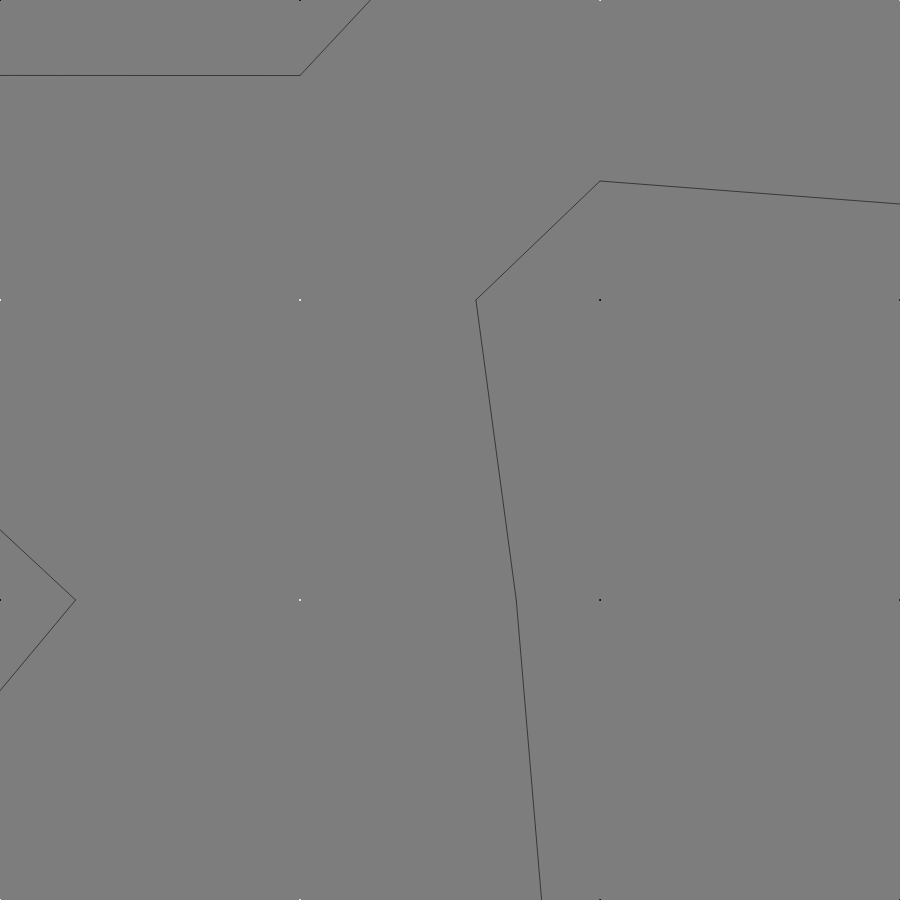
Frame 1 (no input)
Frame 60 (no input): identical to frame 1, image omitted
Frame 120 (the mouse pressed at the canvas centre since frame 60): identical to frame 1, image omitted

The p5.js sketch that drew this single still picture (run headless with seeded random() and noise() and a simulated clock; from frame 60 on, the mouse is pressed at the canvas centre):

// p5.js sketch
// ── sketch.js
var grid;
var actor;

function setup() {
   createCanvas(900, 900);

   let gridXSize = 300;
   let gridYSize = 300;
   let binaryThreshold = 0.4;
   grid = new MarchingSquares(gridXSize, gridYSize, binaryThreshold);
   grid.setupGrid();
   grid.removeSingleIslands();
   grid.buildMap();
   grid.calculateLines();
}

function draw() {
   background(125);
   grid.drawGrid();
   grid.drawLines();

   if (typeof actor !== 'undefined') {
      actor.move(grid.getSurroundingCells(actor.position));
      actor.draw();
   }

}

function mouseClicked() {
   if (typeof actor === 'undefined') {
      console.log("Spawn actor");
      actor = new Actor(mouseX, mouseY, 20);
   }
}

// ── Actor.js
class Actor {
   constructor(x, y, size) {
      this.size = size;
      this.speed = 2;
      this.position = createVector(x, y);
   }

   draw() {
      stroke(0);
      fill(255, 0, 0);
      circle(this.position.x, this.position.y, this.size);
   }

   move(surroundingCells) {
      var xDirection = 0;
      var yDirection = 0;

      if (keyIsDown(LEFT_ARROW)) {
         xDirection = -1;
      }

      if (keyIsDown(RIGHT_ARROW)) {
         xDirection = 1;
      }

      if (keyIsDown(UP_ARROW)) {
         yDirection = -1;
      }

      if (keyIsDown(DOWN_ARROW)) {
         yDirection = 1;
      }

      var vectors = this.getVectorToClosestLine(surroundingCells);

      var canMove = true;
      for (let v of vectors) {
         stroke(0);
         line(this.position.x, this.position.y, v.x, v.y);
      }

      if (canMove) {
         this.position.add(xDirection * this.speed, yDirection * this.speed);
      }
   }

   getVectorToClosestLine(surroundingCells) {
      var closestVectors = [];

      for (let cell of surroundingCells) {
         for (let gridLine of cell.lines) {
            var x0 = this.position.x;
            var y0 = this.position.y;
            var x1 = gridLine.end.x;
            var y1 = gridLine.end.y;
            var x2 = gridLine.start.x;
            var y2 = gridLine.start.y;

            // https://math.stackexchange.com/questions/274712/calculate-on-which-side-of-a-straight-line-is-a-given-point-located
            var lineNormalDotproduct = (x0 - x1) * (y2 - y1) - (y0 - y1) * (x2 - x1);
            var distance = abs(lineNormalDotproduct) / sqrt((x2 - x1) ** 2 + (y2 - y1) ** 2);

            var lineVector = createVector(gridLine.end.x - gridLine.start.x, gridLine.end.y - gridLine.start.y);
            var angle = PI / 2 + this.position.angleBetween(lineVector);
            var v1 = this.position.copy();
            v1.setMag(distance);

            if (lineNormalDotproduct < 0) {
               v1.rotate(angle);
            } else if (lineNormalDotproduct > 0) {
               v1.rotate(PI + angle);
            }

            v1.add(this.position);
            var lineSize = gridLine.start.dist(gridLine.end);
            var d1 = v1.dist(gridLine.start);
            var d2 = v1.dist(gridLine.end);
            if (d1 >= lineSize || d2 >= lineSize) {
               if (d1 > d2) {
                  v1 = createVector(gridLine.end.x, gridLine.end.y);
               } else {
                  v1 = createVector(gridLine.start.x, gridLine.start.y);
               }
            }

            closestVectors.push(v1);
         }
      }

      return closestVectors;
   }
}
// ── MarchingSquares.js
class MarchingSquares {
   constructor(gridXSize, gridYSize, binaryThreshold) {
      this.binaryThreshold = binaryThreshold;
      this.pointGrid = [];
      this.cellGrid = [];
      this.gridXSize = gridXSize;
      this.gridYSize = gridYSize;
      // Add +1 to get points at the edges of the canvas
      this.numXPoints = floor(width / gridXSize) + 1;
      this.numYPoints = floor(width / gridYSize) + 1;
      this.numXCells = this.numXPoints - 1;
      this.numYCells = this.numYPoints - 1;
   }

   setupGrid() {
      for (let x = 0; x < this.numXPoints; x++) {
         this.pointGrid[x] = [];
         for (let y = 0; y < this.numYPoints; y++) {
            // Values should never be equal to 0 or 1
            const epsilon = 1e-2;
            var value = random(0 + epsilon, 1 - epsilon);
            var binaryValue = 0;

            if (value <= this.binaryThreshold) {
               binaryValue = 1;
            }

            this.pointGrid[x][y] = {binary: binaryValue, value: value}
         }
      }
   }

   removeSingleIslands() {
      for (let x = 1; x < this.numXPoints - 1; x++) {
         for (let y = 1; y < this.numYPoints - 1; y++) {
            var surroundedByOnes = (this.pointGrid[x - 1][y].binary == 1 &&
                                    this.pointGrid[x + 1][y].binary == 1 &&
                                    this.pointGrid[x][y - 1].binary == 1 &&
                                    this.pointGrid[x][y + 1].binary == 1);
            var surroundedByZeros = (this.pointGrid[x - 1][y].binary == 0 &&
                                     this.pointGrid[x + 1][y].binary == 0 &&
                                     this.pointGrid[x][y - 1].binary == 0 &&
                                     this.pointGrid[x][y + 1].binary == 0);
            if (surroundedByOnes) {
               this.pointGrid[x][y].binary = 1;
            } else if(surroundedByZeros) {
               this.pointGrid[x][y].binary = 0;
            }
         }
      }
   }

   drawGrid() {
      for (let x = 0; x < this.numXPoints; x++) {
         for (let y = 0; y < this.numYPoints; y++) {
           stroke(this.pointGrid[x][y].binary * 255);
           fill(this.pointGrid[x][y].binary * 255);
           circle(x * this.gridXSize, y * this.gridYSize, 1);
         }
       }
   }

   buildMap() {
      // (x, y) will be the top left corner of each cell
      for (let x = 0; x < this.numXCells; x++) {
         this.cellGrid[x] = [];

         for (let y = 0; y < this.numXCells; y++) {
            var index = 0;
            // Represent the corners by a 4-bit number, top left is MSB and bottom left is LSB
            index = index | this.pointGrid[x][y].binary << 3;
            index = index | this.pointGrid[x + 1][y].binary << 2;
            index = index | this.pointGrid[x + 1][y + 1].binary << 1;
            index = index | this.pointGrid[x][y + 1].binary << 0;

            this.cellGrid[x][y] = {index: index, lines: []};
         }
      }
   }

   /**
    * "Interpolated" value between two corners
    * @param {number} lowValue refers to the corner with the lowest x or y coordinate
    * @param {number} highValue refers to the corner with the largest x or y coordinate
    */
   getInterpolatedValue(lowValue, highValue) {
      const valueRange = 2; // diff can have values in [-1, 1]
      const desiredValueRange = 1; // Size of desired range [0, 1]
      var diff = highValue - lowValue;

      // This is valid as long ass the diff values are centered around 0
      var mappedValue = (diff + desiredValueRange) / (valueRange / desiredValueRange);

      return mappedValue;
   }

   getSurroundingCells(positionVector) {
      var currentCellxIndex = floor(positionVector.x / this.gridXSize);
      var currentCellyIndex = floor(positionVector.y / this.gridYSize);
      var surroundingCells = [this.cellGrid[currentCellxIndex][currentCellyIndex]];

      if (currentCellxIndex > 0) {
         surroundingCells.push(this.cellGrid[currentCellxIndex - 1][currentCellyIndex]);
      }

      if (currentCellyIndex > 0) {
         surroundingCells.push(this.cellGrid[currentCellxIndex][currentCellyIndex - 1]);
      }

      if (currentCellxIndex < this.numXCells - 1) {
         surroundingCells.push(this.cellGrid[currentCellxIndex + 1][currentCellyIndex]);
      }

      if (currentCellyIndex < this.numYCells - 1) {
         surroundingCells.push(this.cellGrid[currentCellxIndex][currentCellyIndex + 1]);
      }

      if (currentCellxIndex > 0 && currentCellyIndex > 0) {
         surroundingCells.push(this.cellGrid[currentCellxIndex - 1][currentCellyIndex - 1]);
      }

      if (currentCellxIndex < this.numXCells - 1 && currentCellyIndex < this.numYCells - 1) {
         surroundingCells.push(this.cellGrid[currentCellxIndex + 1][currentCellyIndex + 1]);
      }

      if (currentCellxIndex > 0 && currentCellyIndex < this.numYCells - 1) {
         surroundingCells.push(this.cellGrid[currentCellxIndex - 1][currentCellyIndex + 1]);
      }

      if (currentCellxIndex < this.numXCells - 1 && currentCellyIndex > 0) {
         surroundingCells.push(this.cellGrid[currentCellxIndex + 1][currentCellyIndex - 1]);
      }

      return surroundingCells;
   }

   drawLine(linePoints) {
      line(linePoints.start.x, linePoints.start.y, linePoints.end.x, linePoints.end.y);
   }

   drawLines() {
      stroke(56);
      fill(56);
      for (let x = 0; x < this.numXCells; x++) {
         for (let y = 0; y < this.numYCells; y++) {
            this.cellGrid[x][y].lines.forEach(this.drawLine);
         }
      }
   }

   calculateLines() {
      var cellWidth = this.gridXSize;
      var cellHeight = this.gridYSize;

      for (let x = 0; x < this.numXCells; x++) {
         for (let y = 0; y < this.numYCells; y++) {
            var index = this.cellGrid[x][y].index;
            var topLeft = createVector(x * cellWidth, y * cellHeight);
            var bottomRight = createVector(topLeft.x + cellWidth, topLeft.y + cellHeight);

            var leftEdgeValueFactor = this.getInterpolatedValue(this.pointGrid[x][y].value, this.pointGrid[x][y + 1].value);
            var rightEdgeValueFactor = this.getInterpolatedValue(this.pointGrid[x + 1][y].value, this.pointGrid[x + 1][y + 1].value);
            var topEdgeValueFactor = this.getInterpolatedValue(this.pointGrid[x][y].value, this.pointGrid[x + 1][y].value);
            var bottomEdgeValueFactor = this.getInterpolatedValue(this.pointGrid[x][y + 1].value, this.pointGrid[x + 1][y + 1].value);
            var leftEdgePoint = createVector(topLeft.x, topLeft.y + cellHeight * leftEdgeValueFactor);
            var rightEdgePoint = createVector(bottomRight.x, topLeft.y + cellHeight * rightEdgeValueFactor);
            var topEdgePoint = createVector(topLeft.x + cellWidth * topEdgeValueFactor, topLeft.y);
            var bottomEdgePoint = createVector(topLeft.x + cellWidth * bottomEdgeValueFactor, bottomRight.y);

            if (index == 0) {
               // Empty cell
            } else if (index == 1) {
               this.cellGrid[x][y].lines.push(
                  {
                     start: createVector(leftEdgePoint.x, leftEdgePoint.y),
                     end: createVector(bottomEdgePoint.x, bottomEdgePoint.y)
                  });
            } else if (index == 2) {
               this.cellGrid[x][y].lines.push(
                  {
                     start: createVector(bottomEdgePoint.x, bottomEdgePoint.y),
                     end: createVector(rightEdgePoint.x, rightEdgePoint.y)
                  });
            } else if (index == 3) {
               this.cellGrid[x][y].lines.push(
                  {
                     start: createVector(leftEdgePoint.x, leftEdgePoint.y),
                     end: createVector(rightEdgePoint.x, rightEdgePoint.y)
                  });
            } else if (index == 4) {
               this.cellGrid[x][y].lines.push(
                  {
                     start: createVector(topEdgePoint.x, topEdgePoint.y),
                     end: createVector(rightEdgePoint.x, rightEdgePoint.y)
                  });
            } else if (index == 5) {
               this.cellGrid[x][y].lines.push(
                  {
                     start: createVector(leftEdgePoint.x, leftEdgePoint.y),
                     end: createVector(topEdgePoint.x, topEdgePoint.y)
                  });
               this.cellGrid[x][y].lines.push(
                  {
                     start: createVector(bottomEdgePoint.x, bottomEdgePoint.y),
                     end: createVector(rightEdgePoint.x, rightEdgePoint.y)
                  });
            } else if (index == 6) {
               this.cellGrid[x][y].lines.push(
                  {
                     start: createVector(topEdgePoint.x, topEdgePoint.y),
                     end: createVector(bottomEdgePoint.x, bottomEdgePoint.y)
                  });
            } else if (index == 7) {
               this.cellGrid[x][y].lines.push(
                  {
                     start: createVector(leftEdgePoint.x, leftEdgePoint.y),
                     end: createVector(topEdgePoint.x, topEdgePoint.y)
                  });
            } else if (index == 8) {
               this.cellGrid[x][y].lines.push(
                  {
                     start: createVector(leftEdgePoint.x, leftEdgePoint.y),
                     end: createVector(topEdgePoint.x, topEdgePoint.y)
                  });
            } else if (index == 9) {
               this.cellGrid[x][y].lines.push(
                  {
                     start: createVector(topEdgePoint.x, topEdgePoint.y),
                     end: createVector(bottomEdgePoint.x, bottomEdgePoint.y)
                  });
            } else if (index == 10) {
               this.cellGrid[x][y].lines.push(
                  {
                     start: createVector(leftEdgePoint.x, leftEdgePoint.y),
                     end: createVector(bottomEdgePoint.x, bottomEdgePoint.y)
                  });
               this.cellGrid[x][y].lines.push(
                  {
                     start: createVector(topEdgePoint.x, topEdgePoint.y),
                     end: createVector(rightEdgePoint.x, rightEdgePoint.y)
                  });
            } else if (index == 11) {
               this.cellGrid[x][y].lines.push(
                  {
                     start: createVector(topEdgePoint.x, topEdgePoint.y),
                     end: createVector(rightEdgePoint.x, rightEdgePoint.y)
                  });
            } else if (index == 12) {
               this.cellGrid[x][y].lines.push(
                  {
                     start: createVector(leftEdgePoint.x, leftEdgePoint.y),
                     end: createVector(rightEdgePoint.x, rightEdgePoint.y)
                  });
            } else if (index == 13) {
               this.cellGrid[x][y].lines.push(
                  {
                     start: createVector(bottomEdgePoint.x, bottomEdgePoint.y),
                     end: createVector(rightEdgePoint.x, rightEdgePoint.y)
                  });
            } else if (index == 14) {
               this.cellGrid[x][y].lines.push(
                  {
                     start: createVector(leftEdgePoint.x, leftEdgePoint.y),
                     end: createVector(bottomEdgePoint.x, bottomEdgePoint.y)
                  });
            } else if (index == 15) {
               // Empty cell
            }
         }
      }
   }
}
